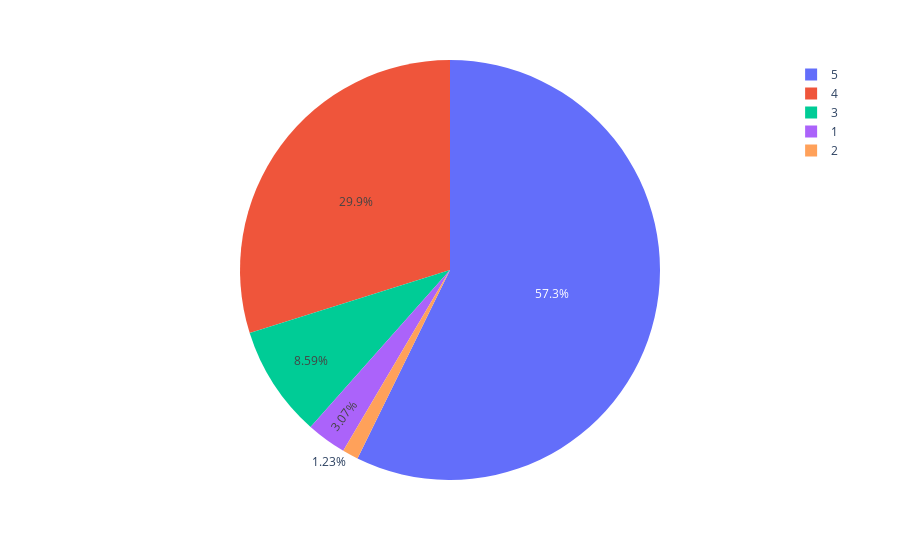

The cell this chart's notebook holds for it:
### Code cell
# Data Visualisation
ratings=data['rating'].value_counts()
categories=ratings.index
quantities=ratings.values

import plotly.express as px
figure=px.pie(data, 
             values=quantities,
             names=categories)

figure.show()

### Figure 1 — Plotly figure (JSON) as saved in the notebook; plotly's stock layout.template omitted (floating-point values rounded to 4 significant figures)
{"data": [{"domain": {"x": [0, 1], "y": [0, 1]}, "hovertemplate": "label=%{label}<br>value=%{value}<extra></extra>", "labels": [5, 4, 3, 1, 2], "legendgroup": "", "name": "", "showlegend": true, "type": "pie", "values": [280, 146, 42, 15, 6]}], "layout": {"legend": {"tracegroupgap": 0}, "margin": {"t": 60}}}
